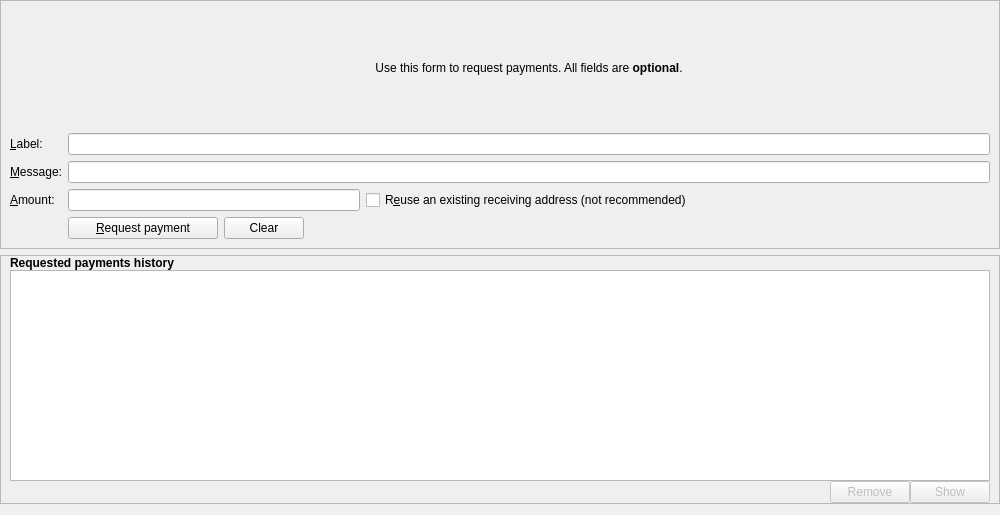
<?xml version="1.0" encoding="UTF-8"?>
<ui version="4.0">
 <class>ReceiveCoinsDialog</class>
 <widget class="QWidget" name="ReceiveCoinsDialog">
  <property name="geometry">
   <rect>
    <x>0</x>
    <y>0</y>
    <width>1000</width>
    <height>515</height>
   </rect>
  </property>
  <property name="minimumSize">
   <size>
    <width>0</width>
    <height>0</height>
   </size>
  </property>
  <layout class="QVBoxLayout" name="verticalLayout">
   <property name="leftMargin">
    <number>0</number>
   </property>
   <property name="topMargin">
    <number>0</number>
   </property>
   <property name="rightMargin">
    <number>0</number>
   </property>
   <item>
    <widget class="QFrame" name="frame2">
     <property name="sizePolicy">
      <sizepolicy hsizetype="Preferred" vsizetype="Expanding">
       <horstretch>0</horstretch>
       <verstretch>0</verstretch>
      </sizepolicy>
     </property>
     <property name="frameShape">
      <enum>QFrame::StyledPanel</enum>
     </property>
     <property name="frameShadow">
      <enum>QFrame::Sunken</enum>
     </property>
     <layout class="QVBoxLayout" name="verticalLayout_3">
      <property name="rightMargin">
       <number>9</number>
      </property>
      <item>
       <layout class="QGridLayout" name="gridLayout">
        <item row="2" column="2" colspan="3">
         <widget class="QLabel" name="Receive_Head">
          <property name="text">
           <string>Use this form to request payments. All fields are &lt;b&gt;optional&lt;/b&gt;.</string>
          </property>
          <property name="alignment">
           <set>Qt::AlignCenter</set>
          </property>
         </widget>
        </item>
        <item row="4" column="0">
         <widget class="QLabel" name="Receive_Label">
          <property name="toolTip">
           <string>An optional label to associate with the new receiving address.</string>
          </property>
          <property name="layoutDirection">
           <enum>Qt::LeftToRight</enum>
          </property>
          <property name="autoFillBackground">
           <bool>false</bool>
          </property>
          <property name="text">
           <string>&amp;Label:</string>
          </property>
          <property name="buddy">
           <cstring>reqLabel</cstring>
          </property>
         </widget>
        </item>
        <item row="9" column="0">
         <widget class="QLabel" name="label_7">
          <property name="text">
           <string/>
          </property>
         </widget>
        </item>
        <item row="6" column="4">
         <spacer name="horizontalSpacer_4">
          <property name="orientation">
           <enum>Qt::Horizontal</enum>
          </property>
          <property name="sizeHint" stdset="0">
           <size>
            <width>40</width>
            <height>20</height>
           </size>
          </property>
         </spacer>
        </item>
        <item row="9" column="2" colspan="3">
         <layout class="QHBoxLayout" name="horizontalLayout">
          <item>
           <widget class="QPushButton" name="receiveButton">
            <property name="minimumSize">
             <size>
              <width>150</width>
              <height>0</height>
             </size>
            </property>
            <property name="text">
             <string>&amp;Request payment</string>
            </property>
            <property name="iconSize">
             <size>
              <width>32</width>
              <height>32</height>
             </size>
            </property>
           </widget>
          </item>
          <item>
           <widget class="QPushButton" name="clearButton">
            <property name="sizePolicy">
             <sizepolicy hsizetype="Minimum" vsizetype="Fixed">
              <horstretch>0</horstretch>
              <verstretch>0</verstretch>
             </sizepolicy>
            </property>
            <property name="toolTip">
             <string>Clear all fields of the form.</string>
            </property>
            <property name="text">
             <string>Clear</string>
            </property>
            <property name="iconSize">
             <size>
              <width>20</width>
              <height>20</height>
             </size>
            </property>
            <property name="autoDefault">
             <bool>false</bool>
            </property>
           </widget>
          </item>
          <item>
           <spacer name="horizontalSpacer">
            <property name="orientation">
             <enum>Qt::Horizontal</enum>
            </property>
            <property name="sizeHint" stdset="0">
             <size>
              <width>40</width>
              <height>20</height>
             </size>
            </property>
           </spacer>
          </item>
         </layout>
        </item>
        <item row="6" column="2">
         <widget class="BitcoinAmountField" name="reqAmount">
          <property name="minimumSize">
           <size>
            <width>80</width>
            <height>0</height>
           </size>
          </property>
          <property name="toolTip">
           <string>An optional amount to request. Leave this empty or zero to not request a specific amount.</string>
          </property>
         </widget>
        </item>
        <item row="6" column="0">
         <widget class="QLabel" name="Receive_Amount">
          <property name="toolTip">
           <string>An optional amount to request. Leave this empty or zero to not request a specific amount.</string>
          </property>
          <property name="text">
           <string>&amp;Amount:</string>
          </property>
          <property name="buddy">
           <cstring>reqAmount</cstring>
          </property>
         </widget>
        </item>
        <item row="6" column="3">
         <widget class="QCheckBox" name="reuseAddress">
          <property name="toolTip">
           <string>Reuse one of the previously used receiving addresses. Reusing addresses has security and privacy issues. Do not use this unless re-generating a payment request made before.</string>
          </property>
          <property name="text">
           <string>R&amp;euse an existing receiving address (not recommended)</string>
          </property>
         </widget>
        </item>
        <item row="5" column="2" colspan="3">
         <widget class="QLineEdit" name="reqMessage">
          <property name="toolTip">
           <string>An optional message to attach to the payment request, which will be displayed when the request is opened. Note: The message will not be sent with the payment over the OctoinCoin network.</string>
          </property>
         </widget>
        </item>
        <item row="4" column="2" colspan="3">
         <widget class="QLineEdit" name="reqLabel">
          <property name="toolTip">
           <string>An optional label to associate with the new receiving address.</string>
          </property>
         </widget>
        </item>
        <item row="5" column="0">
         <widget class="QLabel" name="Receive_Message">
          <property name="toolTip">
           <string>An optional message to attach to the payment request, which will be displayed when the request is opened. Note: The message will not be sent with the payment over the OctoinCoin network.</string>
          </property>
          <property name="text">
           <string>&amp;Message:</string>
          </property>
          <property name="buddy">
           <cstring>reqMessage</cstring>
          </property>
         </widget>
        </item>
       </layout>
      </item>
     </layout>
    </widget>
   </item>
   <item>
    <widget class="QFrame" name="frame">
     <property name="sizePolicy">
      <sizepolicy hsizetype="Preferred" vsizetype="Expanding">
       <horstretch>0</horstretch>
       <verstretch>0</verstretch>
      </sizepolicy>
     </property>
     <property name="frameShape">
      <enum>QFrame::StyledPanel</enum>
     </property>
     <property name="frameShadow">
      <enum>QFrame::Raised</enum>
     </property>
     <layout class="QVBoxLayout" name="verticalLayout_2">
      <property name="spacing">
       <number>0</number>
      </property>
      <property name="topMargin">
       <number>0</number>
      </property>
      <property name="rightMargin">
       <number>9</number>
      </property>
      <property name="bottomMargin">
       <number>0</number>
      </property>
      <item>
       <widget class="QLabel" name="TableHeader">
        <property name="minimumSize">
         <size>
          <width>0</width>
          <height>0</height>
         </size>
        </property>
        <property name="maximumSize">
         <size>
          <width>16777215</width>
          <height>16777215</height>
         </size>
        </property>
        <property name="font">
         <font>
          <weight>75</weight>
          <bold>true</bold>
         </font>
        </property>
        <property name="text">
         <string>Requested payments history</string>
        </property>
       </widget>
      </item>
      <item>
       <widget class="QTableView" name="recentRequestsView">
        <property name="contextMenuPolicy">
         <enum>Qt::CustomContextMenu</enum>
        </property>
        <property name="tabKeyNavigation">
         <bool>false</bool>
        </property>
        <property name="showGrid">
         <bool>false</bool>
        </property>
        <property name="sortingEnabled">
         <bool>true</bool>
        </property>
       </widget>
      </item>
      <item>
       <layout class="QHBoxLayout" name="horizontalLayout_2">
        <item>
         <spacer name="horizontalSpacer_2">
          <property name="orientation">
           <enum>Qt::Horizontal</enum>
          </property>
          <property name="sizeHint" stdset="0">
           <size>
            <width>40</width>
            <height>20</height>
           </size>
          </property>
         </spacer>
        </item>
        <item>
         <widget class="QPushButton" name="removeRequestButton">
          <property name="enabled">
           <bool>false</bool>
          </property>
          <property name="toolTip">
           <string>Remove the selected entries from the list</string>
          </property>
          <property name="text">
           <string>Remove</string>
          </property>
          <property name="autoDefault">
           <bool>false</bool>
          </property>
         </widget>
        </item>
        <item>
         <widget class="QPushButton" name="showRequestButton">
          <property name="enabled">
           <bool>false</bool>
          </property>
          <property name="toolTip">
           <string>Show the selected request (does the same as double clicking an entry)</string>
          </property>
          <property name="text">
           <string>Show</string>
          </property>
          <property name="iconSize">
           <size>
            <width>20</width>
            <height>20</height>
           </size>
          </property>
          <property name="autoDefault">
           <bool>false</bool>
          </property>
         </widget>
        </item>
       </layout>
      </item>
     </layout>
    </widget>
   </item>
  </layout>
 </widget>
 <customwidgets>
  <customwidget>
   <class>BitcoinAmountField</class>
   <extends>QLineEdit</extends>
   <header>bitcoinamountfield.h</header>
   <container>1</container>
  </customwidget>
 </customwidgets>
 <tabstops>
  <tabstop>reqLabel</tabstop>
  <tabstop>receiveButton</tabstop>
  <tabstop>clearButton</tabstop>
  <tabstop>recentRequestsView</tabstop>
  <tabstop>showRequestButton</tabstop>
 </tabstops>
 <resources/>
 <connections/>
</ui>
